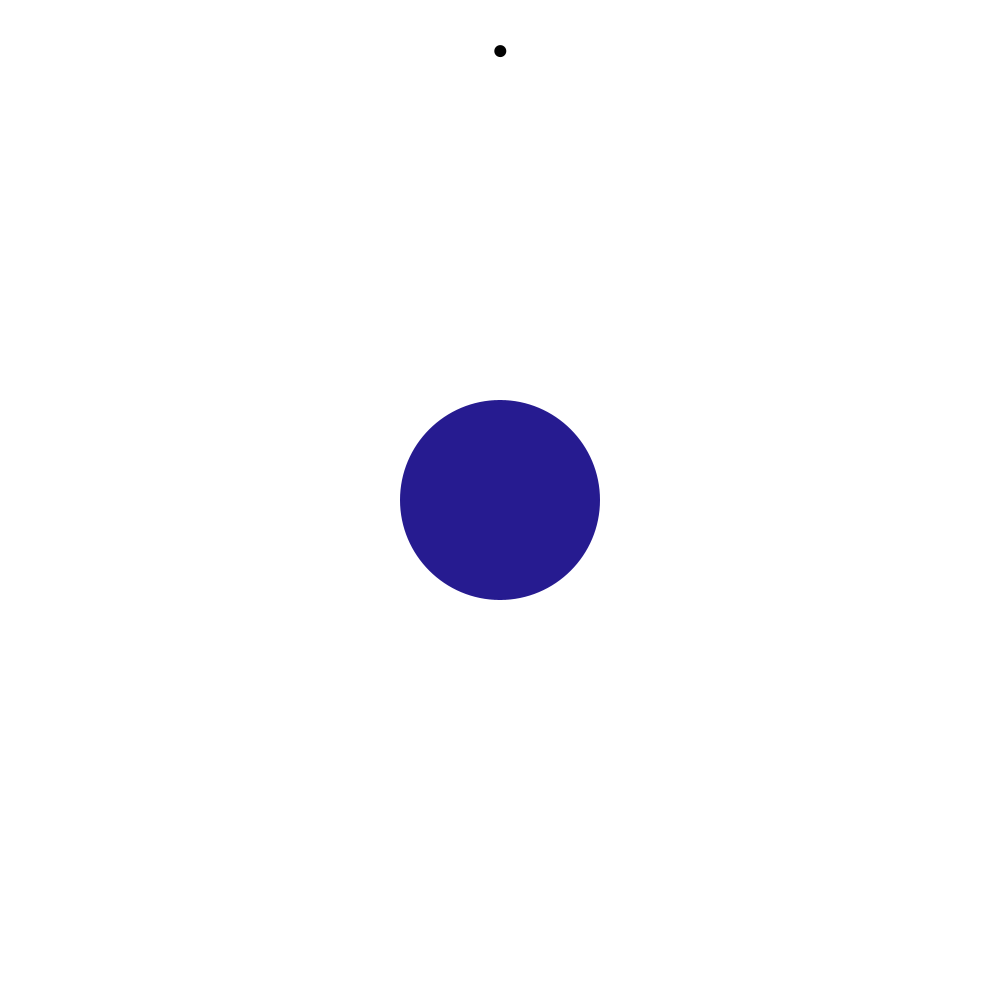
Frame 1 (no input)
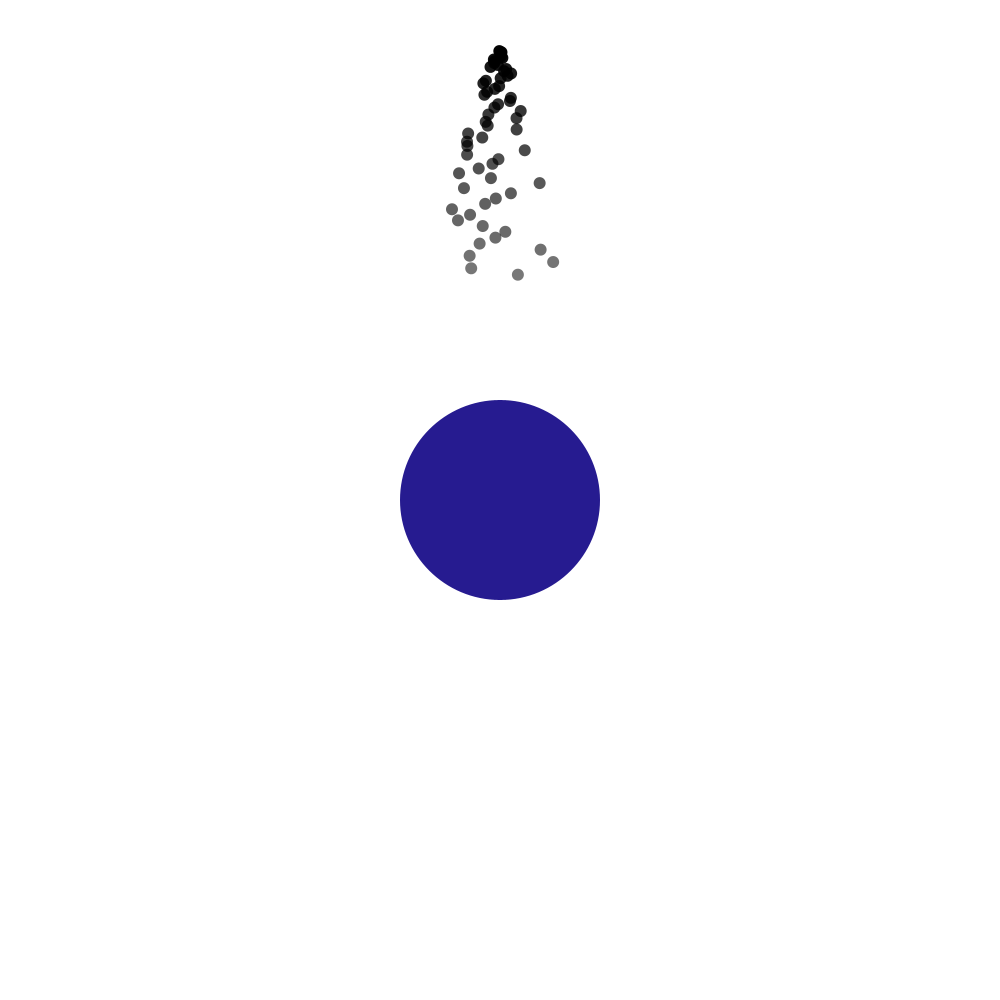
Frame 60 (the mouse pressed at the canvas centre just before this capture)
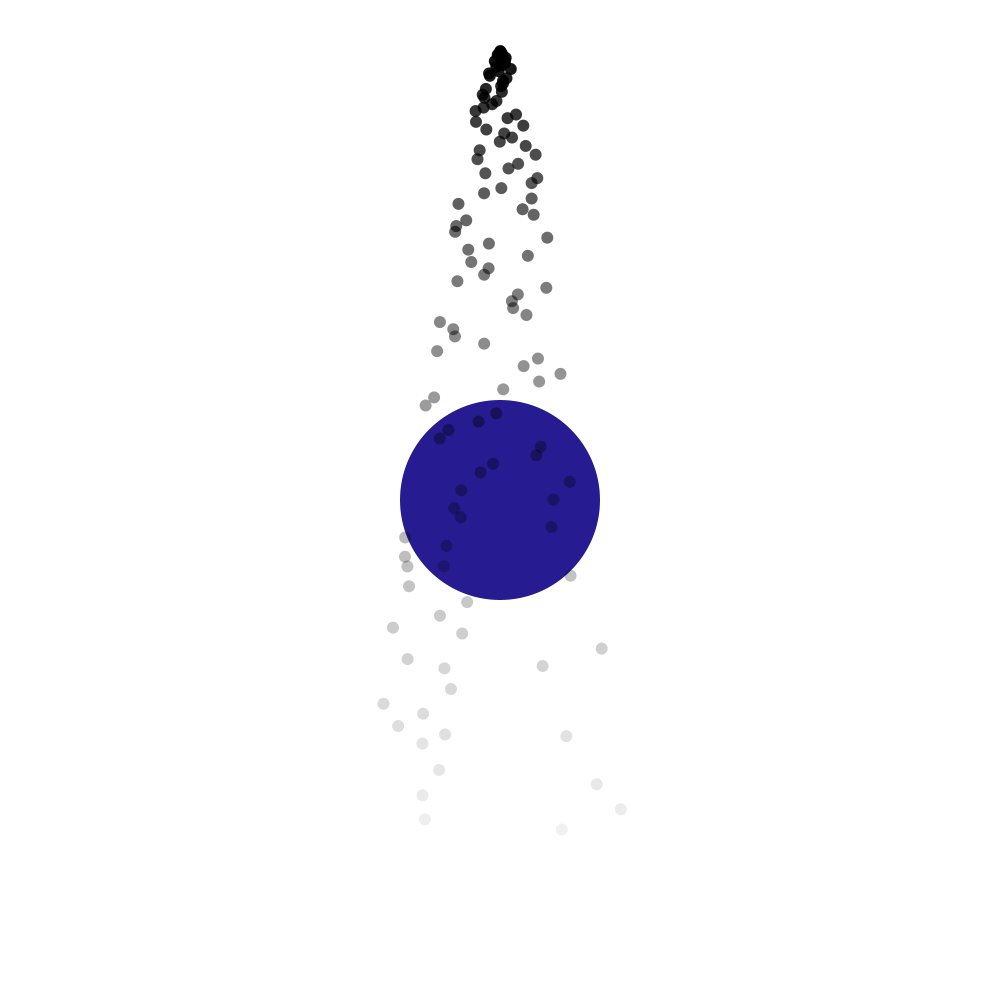
Frame 120 (the mouse held since frame 60 and released just before this capture)

The Processing sketch that drew these frames (run headless with seeded random() and noise(); from frame 60 on, the mouse is pressed at the canvas centre):

// Processing sketch: PS_07
// ── PS_07.pde
PS ps ;
Repeller rep ;

void setup(){
  size(1000,1000);
  ps = new PS(new PVector(width/2,50));
  rep = new Repeller(width/2 , height/2);
  
}

void draw(){
  background(255);
  ps.aP();
  
  PVector grav = new PVector(0,0.1);
  ps.applyF(grav);
  
  ps.aR(rep);
  
  rep.show();
  ps.run();
}
// ── PS.pde
class PS {
  ArrayList<Particle> ps ;
  PVector o ;
  
  PS(PVector pos_){
    o = pos_.get();
    ps = new ArrayList<Particle>() ;
  }
  
  void aP(){
    ps.add(new Particle(o));
  }
  
  void applyF(PVector f_){
    for (Particle p : ps){
      p.aF(f_);
    }
  }
  
  void run(){
    for (int  i = ps.size()-1 ; i>=0 ;i--){
      Particle p =  ps.get(i);
      p.run();
      if(p.isDead()){
        ps.remove(i);
      }
    }
  }
  
  void aR(Repeller r_){
    for (Particle p : ps){
      PVector f =  r_.repel(p);
      p.aF(f);
    }
  }
}

 
// ── Particle.pde
class Particle {
  PVector pos, acc, vel ;
  float ls ;
  float m = 1 ;

  Particle(PVector l_) {
    acc = new PVector(0, 0);
    pos = l_.get();
    vel = new PVector(random(-1, 1), random(1, -1));
    ls = 255 ;
  }
  
  void run(){
    update();
    show();
  }
  
  void aF(PVector f_){
    PVector f = f_.get();
    f.div(m);
    acc.add(f);
  }

  void update() {
    vel.add(acc);
    pos.add(vel);
    acc.mult(0);
    ls -= 2;
  }

  void show() {
    fill(0, ls );
    noStroke();
    ellipse(pos.x, pos.y, 12, 12);
  }


  boolean isDead() {
    if (ls < 0) {
      return true;
    } else {
      return false ;
    }
  }
}
// ── Repeller.pde
class Repeller{
  float G = 100 ;
  PVector Rpos ;
  float r = 10 ;
  
  Repeller (float x_,float y_){
    Rpos = new PVector(x_, y_);
  }
  
  void show(){
    fill(38,27,144);
    noStroke();
    ellipse(Rpos.x, Rpos.y, 200,200);
  }
  
  PVector repel(Particle p){
    PVector dir = PVector.sub(Rpos,p.pos);
    float d = dir.mag();
    dir.normalize();
    d = constrain(d, 5,100);
    float f = -1*G/(d*d);
    dir.mult(f);
    return dir;
  }
}
